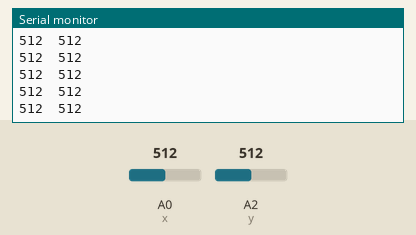
Simulated run of this sketch. Board: Arduino Uno, built with avr-gcc and run on an emulated ATmega328P. Shown: the last lines printed to the serial monitor. Inputs (shaded band) come from the test bench; at power-on: A0 (x) = 512, A2 (y) = 512. No radio packets arrive unless stated.

Above: at 1.2 s.
1.3 s: A0 (x) set to 987
At 2.3 s:
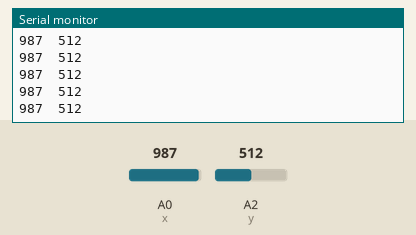
2.8 s: A0 (x) set to 1010
At 3.8 s:
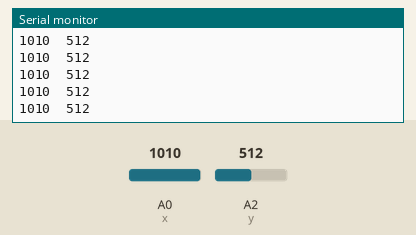
4.3 s: A2 (y) set to 109
At 5.4 s:
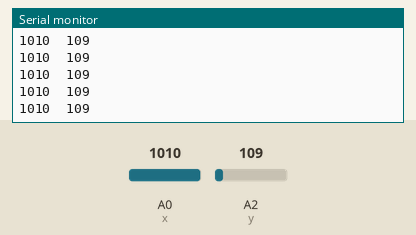
5.8 s: A2 (y) set to 94
At 6.9 s:
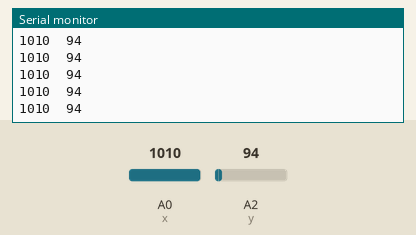
Timing chart, 0 to 8.8 s (numbered marks = the images above; inputs shaded):
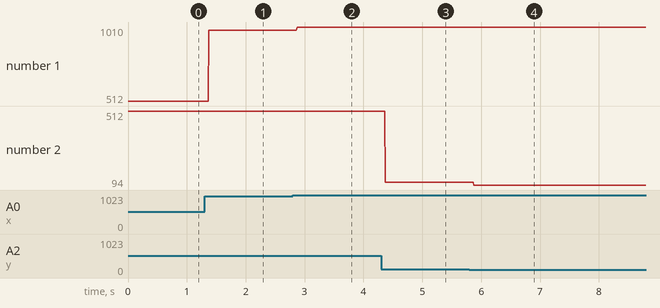

The sketch:

GESTURE_TRANSMITTER_CODE.ino
```cpp
#include<SPI.h>
#include<nRF24L01.h>
#include<RF24.h>

  RF24 radio(8,10);
  const byte address[6] = "00001";
  int x = A0;
  int y = A2;
  int arr[2];
  int xAxis;
  int yAxis;


void setup()
{
  Serial.begin(9600);
  radio.begin();
  radio.openWritingPipe(address);
  radio.setPALevel(RF24_PA_MIN);
  radio.setDataRate(RF24_250KBPS);
  radio.stopListening();
}

void loop()
{
  xAxis = analogRead(x);
  yAxis = analogRead(y);
  arr[0] = xAxis;
  arr[1] = yAxis;
  radio.write(&arr, sizeof(arr));

  Serial.print(xAxis);
  Serial.print("\t");
  Serial.print(yAxis);
  Serial.println("");
}
```

Measured:
- after the input at 1.3 s, the serial monitor: prints a new line after 0.07 s (image 1)
- after the input at 2.8 s, the serial monitor: prints a new line after 0.07 s (image 2)
- after the input at 4.3 s, the serial monitor: prints a new line after 0.07 s (image 3)
- after the input at 5.8 s, the serial monitor: prints a new line after 0.08 s (image 4)
- plotted number 1: 512 → 987 after the input at 1.3 s, 987 → 1010 after the input at 2.8 s
- plotted number 2: 512 → 109 after the input at 4.3 s, 109 → 94 after the input at 5.8 s
